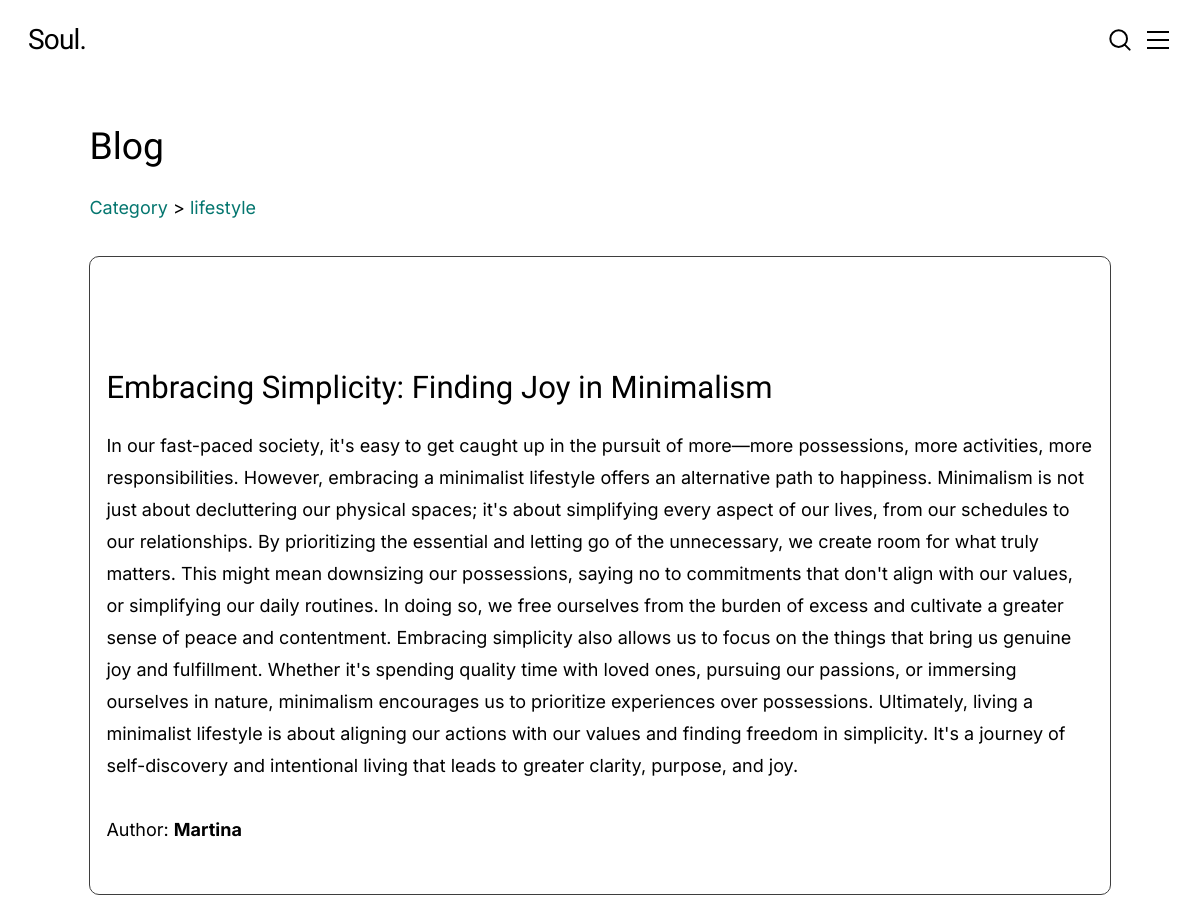
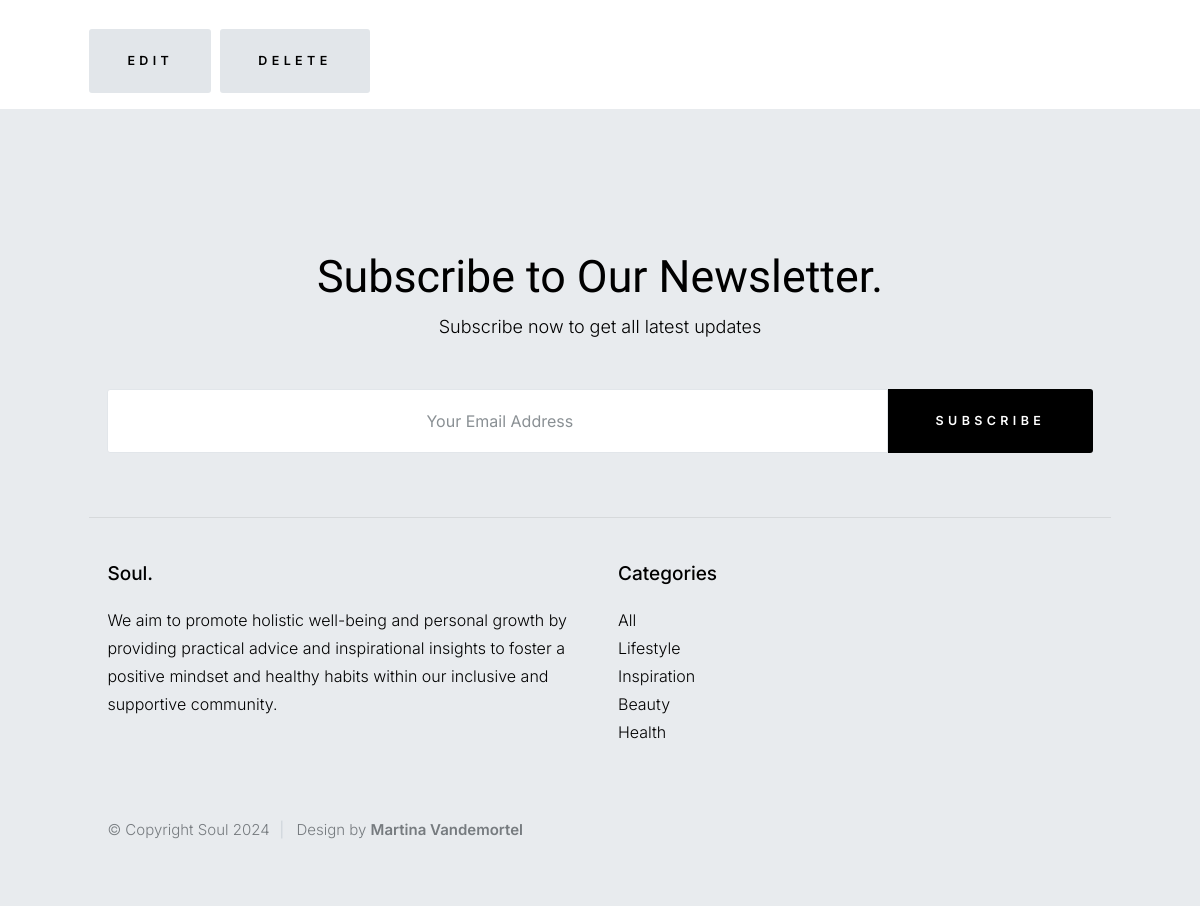
The page /publicacion/5/ on the database its author committed (2 pictures, top to bottom).
### my_app/models.py (models this page shows, shortened)
class Publicacion(models.Model):
    autor = models.ForeignKey(User, on_delete=models.CASCADE)
    imagen = models.ImageField(upload_to='img/', null=False)
    titulo = models.CharField(max_length=150, null=False)
    resumen = models.CharField(max_length=350, null=False, blank=True)
    contenido = models.TextField(null=False, blank=True)
    fecha_publicacion = models.DateTimeField(auto_now_add=True)
    categoria = models.ForeignKey(Categoria, on_delete=models.SET_NULL, null=True, blank=True)

class Categoria(models.Model):
    nombre = models.CharField(max_length=100, null=False)
    def __str__(self):
        return self.nombre

### my_app/views.py (the view)
# urls.py: path('publicacion/<int:id>/', detail_post, name="detail_post"),
def detail_post(request, id):
    current_path = request.path
    try:
        post = Publicacion.objects.get(id=id)
        autor = Perfil.objects.get(id=post.autor_id)
    except Publicacion.DoesNotExist:
        return redirect('error_404')
    return render(request, 'posteo.html', {'post': post, 'autor': autor, 'current_path': current_path})

### my_app/templates/posteo.html (shortened to what this page needs)
{% extends "index.html" %}
{% block content %}
    <div class="container">
        <div class="row">
            <div class="col-full s-content__header">
                <h2 class="s-content__header-title">
                    Blog
                </h2>
            </div>
        </div>
        <div class="row">
            <p><a href="/category/all">Category</a> > <a href="/category/{{post.categoria}}">{{ post.categoria }}</a></p>
        </div>
        <section class="s-content__section s-content__section--featured">
            <div class="row masonry-wrap">
                <div class="masonry">
                    <div class="col-100">
                        <div class="masonry__brick col-100">
                            <div class="item-folios-content__page">
                                <div class="item-folios-content__thumb">
                                </div>
                                <div class="item-folios-content__text">
                                    <h3>{{ post.titulo }}</h3>
                                    <p class="item-folios-content__cat">{{ post.contenido }}</p>
                                    <p class="item-folios-content__cat">Author: <span class="font-weight-bold">{{ post.autor }}</span></p>
                                </div>
                            </div>
                        </div>
                    </div>
                </div>
            </div>
            <div class="row">
                <div class="col-100">
                    <div class="item-folios-content__text">
                        <a href="/editar-publicacion/{{ post.id }}" class="btn btn-primary">Edit</a>
                        <a href="/eliminar-publicacion/{{ post.id }}" class="btn btn-danger">Delete</a>
                    </div>
                </div>
            </div>
        </section>
    </div>
{% endblock %}

### my_app/static/css/style.css (style rules this page uses)
.item-folios-content__page { border: 1px solid #3e3e3e; padding: 2vh; border-radius: 10px; margin-bottom: 5vh; }
.masonry-wrap { display: flex; justify-content: center; }

### rows shown on the page
Publicacion: categoria "lifestyle", titulo "Embracing Simplicity: Finding Joy in Minimalism", contenido "In our fast-paced society, it's easy to get caught up in the pursuit of more—more possessions, more activities, more responsibilities. However, embracing a minimalist lifestyle offers an alternative path to happiness. Minimalism is not just about decluttering our physical spaces; it's about simplifying every aspect of our lives, from our schedules to our relationships. By prioritizing the essential and letting go of the unnecessary, we create room for what truly matters. This might mean downsizing our possessions, saying no to commitments that don't align with our values, or simplifying our daily routines. In doing so, we free ourselves from the burden of excess and cultivate a greater…", autor "Martina"
